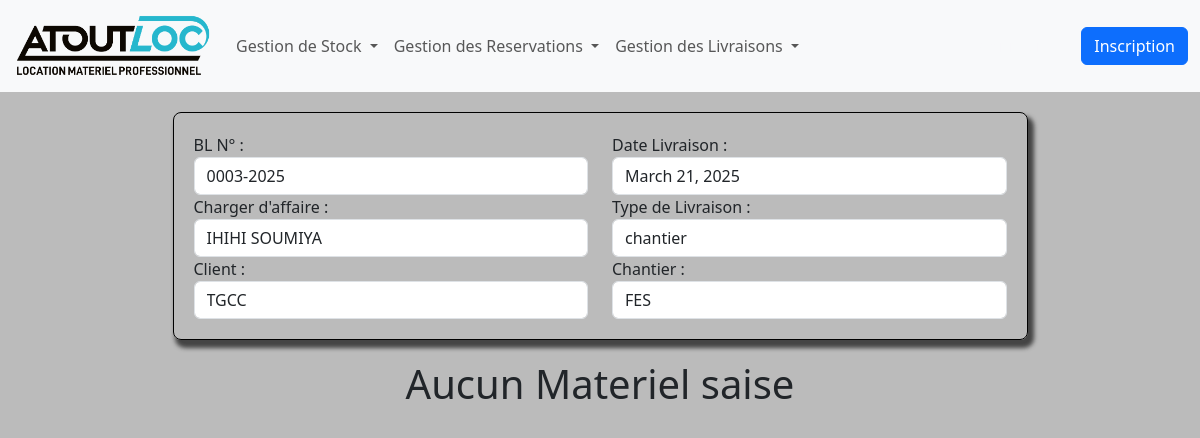
Page /detailsLivraison/0003-2025 on the earlier database version.
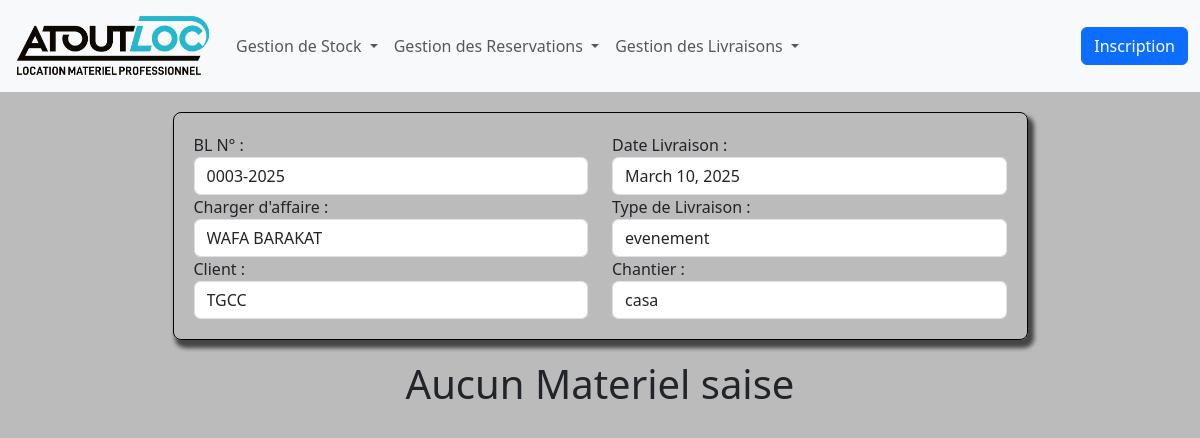
Same page on the later database version.
### livraisons/models.py (models this page shows, shortened)
class Livraison(models.Model):
    bl=models.CharField(max_length=10,primary_key=True)
    client=models.CharField(max_length=60)
    dateLivraison=models.DateField()
    typeLivraison=models.CharField(max_length=30)
    chargerAffaire=models.CharField(max_length=40)
    chantier=models.CharField(max_length=50)
    created_by=models.CharField(max_length=50)

### livraisons/views.py (the view)
# urls.py: path('detailsLivraison/<str:bl>',detailsLivraison,name='detailsLivraison'),
def detailsLivraison(request,bl):
    detail=Livraison.objects.filter(bl=bl).values()[0]
    detailMat=DetailsLivraison.objects.filter(bl=bl).values()
    return render(request,'livraisons/detailsLivraison.html',{
        'title':f'Details de {bl}',
        'detail':detail,
        'detailMat':detailMat,
    })

### livraisons/templates/livraisons/detailsLivraison.html (shortened to what this page needs)
{% extends 'base.html' %}
{% block content %}
<div class="detailLivraison  borderShadaw w-75 ">
    <div class="row">
        <div class="col-md-6">
            <label for="bl">BL N° :</label>
            <input type="text" name="bl" class="form-control" value="{{detail.bl}}">
        </div>
        <div class="col-md-6">
            <label for="dateLivraison">Date Livraison :</label>
            <input type="text" name="dateLivraison" class="form-control" value="{{detail.dateLivraison}}">
        </div>
    </div>
    <div class="row">
        <div class="col-md-6">
            <label for="chargerAffaire">Charger d'affaire :</label>
            <input type="text" name="chargerAffaire" class="form-control" value="{{detail.chargerAffaire}}">
        </div>
        <div class="col-md-6">
            <label for="typeLivraison">Type de Livraison :</label>
            <input type="text" name="typeLivraison" class="form-control" value="{{detail.typeLivraison}}">
        </div>
    </div>
    <div class="row">
        <div class="col-md-6">
            <label for="client">Client :</label>
            <input type="text" name="client" class="form-control" value="{{detail.client}}">
        </div>
        <div class="col-md-6">
            <label for="chantier">Chantier :</label>
            <input type="text" name="chantier" class="form-control" value="{{detail.chantier}}">
        </div>
    </div>
</div>
     {% if not detailMat%}
       <div class="row text-center"><h1>Aucun Materiel saise</h1></div>
        {% endif %}
{% endblock content %}

Differences in the rows shown:
changed Livraison "TGCC": dateLivraison "March 21, 2025" → "March 10, 2025"; chargerAffaire "IHIHI SOUMIYA" → "WAFA BARAKAT"; typeLivraison "chantier" → "evenement"; chantier "FES" → "casa"
